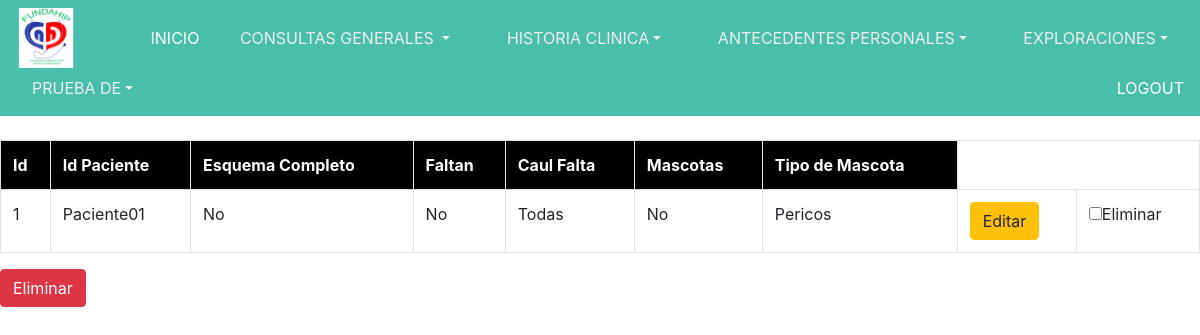
Screenshot of /CAntecedentesNoPatologicos.php with the database file from the repository.
### tables this page shows
CREATE TABLE IF NOT EXISTS `antecedentesnopatologicos` (
  `Id_Registro` int(11) NOT NULL AUTO_INCREMENT,
  `Id_Paciente` varchar(20) NOT NULL,
  `EsquemaCompleto` char(2) NOT NULL,
  `Faltan` char(2) NOT NULL,
  `CualFalta` varchar(20) NOT NULL,
  `Mascotas` char(2) NOT NULL,
  `TIpoMascota` varchar(20) NOT NULL,
  PRIMARY KEY (`Id_Registro`)
);

### CAntecedentesNoPatologicos.php (the view, shortened to what this page needs)
<!DOCTYPE html>
<html lang="Es">
<head>
<link rel="stylesheet" href="css/Home.css"/>
<link rel="stylesheet" href="https://stackpath.bootstrapcdn.com/bootstrap/4.3.1/css/bootstrap.min.css">
</head>
<body>
<nav class="navbar">
	<img src="img/fundah.ico" width="60px"  style="margin-right:50px;">
	<li><a href="Home1.php" style="color:white;">INICIO</a></li>
	<li class="nav-item dropdown dmenu">
	<a href="Home1.php" class="nav-link dropdown-toggle" id="navbardrop" data-toggle="dropdown">CONSULTAS GENERALES </a>
	</li>
	<li class="nav-item dropdown dmenu">
	<a href="#" class="nav-link dropdown-toggle" id="navbardrop" data-toggle="dropdown" >HISTORIA CLINICA</a>
	</li>
	<li class="nav-item dropdown dmenu">
	<a href="#" class="nav-link dropdown-toggle" id="navbardrop" data-toggle="dropdown">ANTECEDENTES PERSONALES</a>
	</li>
	<li class="nav-item dropdown dmenu">
	<a href="#" class="nav-link dropdown-toggle" id="navbardrop" data-toggle="dropdown">EXPLORACIONES</a>
	</li>
	<li class="nav-item dropdown dmenu">
	<a class="nav-link dropdown-toggle" id="navbardrop" data-toggle="dropdown" href="#">PRUEBA DE</a>
	<li><a href="Index.php" style="color:white;">LOGOUT</a></li>
	</nav>
<br/>
<table class="table table-hover table-stripped  table-bordered">
<tr>
    <th style="background-color:black; color:white"> Id </th>  <th style="background-color:black; color:white">Id Paciente</th>
	<th style="background-color:black; color:white"> Esquema Completo  </th> <th style="background-color:black; color:white">Faltan</th>
    <th style="background-color:black; color:white"> Caul Falta        </th> <th style="background-color:black; color:white">Mascotas</th>
    <th style="background-color:black; color:white"> Tipo de Mascota   </th>
</tr>
      <?php
        include "./php/Connexion.php";
        $sentecia="SELECT * FROM antecedentesnopatologicos";
        $resultado= $Conexion->query($sentecia) or die (mysqli_error($Conexion));
        while($fila=$resultado->fetch_assoc())
        {?>
					<tr>
						<td><?php echo $fila['Id_Registro']; ?></td>
						<td><?php echo $fila['Id_Paciente']; ?></td>
						<td><?php echo $fila['EsquemaCompleto']; ?></td>
						<td><?php echo $fila['Faltan']; ?></td>
						<td><?php echo $fila['CualFalta']; ?></td>
						<td><?php echo $fila['Mascotas']; ?></td>
						<td><?php echo $fila['TIpoMascota']; ?></td>
						<td><a href="MAntecedentesNoPatologicos.php?Id=<?php echo $fila['Id_Registro']; ?>" class="btn btn-warning">Editar</a></td>
						<td><input type="checkbox" name="Eliminar[]" value="<?php echo $fila['Id_Registro'] ?>"/>Eliminar</td>
					</tr>
					<?php
			}
			?>
</table>
<div>
	<button type="submit" name="btnDelete" value="Update" class="btn btn-danger">Eliminar</button>
</div>
</body>
</html>

### css/Home.css (style rules this page uses)
li { list-style: none; }
.navbar { background:rgb(73, 190, 170); }
.dropdown { border-radius:0; border:0; }
.navbar .nav-item .nav-link { color:#eee !important; }

### rows the page displays
antecedentesnopatologicos: Id_Registro "1", Id_Paciente "Paciente01", EsquemaCompleto "No", Faltan "No", CualFalta "Todas", Mascotas "No", TIpoMascota "Pericos"
